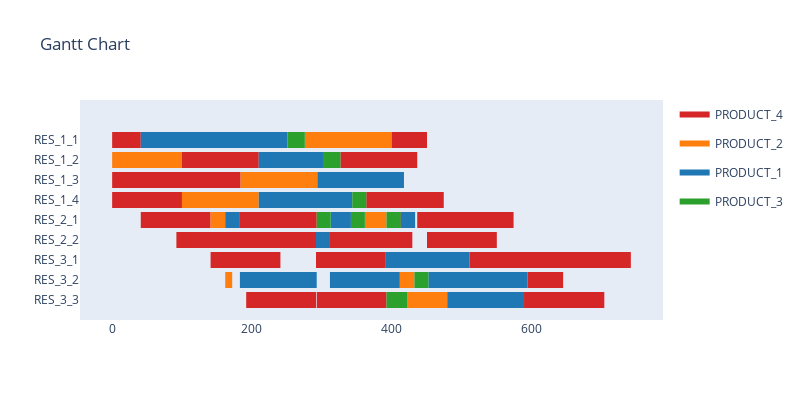

The cell this chart's notebook holds for it:
### Code cell
sim_automated.run(visualise=True, verbose=False, cleverInitialise=False)

### Figure 1 — Plotly figure (JSON) as saved in the notebook; plotly's stock layout.template omitted (floating-point values rounded to 4 significant figures)
{"data": [{"fill": "toself", "fillcolor": "rgb(214, 39, 40)", "hoverinfo": "name", "legendgroup": "rgb(214, 39, 40)", "mode": "none", "name": "PRODUCT_4", "showlegend": true, "type": "scatter", "x": [0, 41, 41, 0, 0, 0, 92, 92, 0, 0, 0, 100, 100, 0, 0, 41, 141, 141, 41, 41, 92, 192, 192, 92, 92, 92, 184, 184, 92, 92, 100, 210, 210, 100, 100, 141, 241, 241, 141, 141, 183, 293, 293, 183, 183, 192, 292, 292, 192, 192, 192, 292, 292, 192, 192, 292, 392, 392, 292, 292, 293, 393, 393, 293, 293, 312, 430, 430, 312, 312, 327, 437, 437, 327, 327, 364, 475, 475, 364, 364, 400, 451, 451, 400, 400, 437, 547, 547, 437, 437, 451, 551, 551, 451, 451, 475, 575, 575, 475, 475, 512, 643, 643, 512, 512, 590, 705, 705, 590, 590, 595, 646, 646, 595, 595, 643, 743, 743, 643], "y": [7.6, 7.6, 8.4, 8.4, null, 5.6, 5.6, 6.4, 6.4, null, 4.6, 4.6, 5.4, 5.4, null, 3.6, 3.6, 4.4, 4.4, null, 2.6, 2.6, 3.4, 3.4, null, 5.6, 5.6, 6.4, 6.4, null, 6.6, 6.6, 7.4, 7.4, null, 1.6, 1.6, 2.4, 2.4, null, 3.6, 3.6, 4.4, 4.4, null, 2.6, 2.6, 3.4, 3.4, null, -0.4, -0.4, 0.4, 0.4, null, 1.6, 1.6, 2.4, 2.4, null, -0.4, -0.4, 0.4, 0.4, null, 2.6, 2.6, 3.4, 3.4, null, 6.6, 6.6, 7.4, 7.4, null, 4.6, 4.6, 5.4, 5.4, null, 7.6, 7.6, 8.4, 8.4, null, 3.6, 3.6, 4.4, 4.4, null, 2.6, 2.6, 3.4, 3.4, null, 3.6, 3.6, 4.4, 4.4, null, 1.6, 1.6, 2.4, 2.4, null, -0.4, -0.4, 0.4, 0.4, null, 0.6, 0.6, 1.4, 1.4, null, 1.6, 1.6, 2.4, 2.4]}, {"fill": "toself", "fillcolor": "rgb(255, 127, 14)", "hoverinfo": "name", "legendgroup": "rgb(255, 127, 14)", "mode": "none", "name": "PRODUCT_2", "showlegend": true, "type": "scatter", "x": [0, 100, 100, 0, 0, 100, 210, 210, 100, 100, 141, 162, 162, 141, 141, 162, 172, 172, 162, 162, 184, 294, 294, 184, 184, 276, 400, 400, 276, 276, 362, 383, 383, 362, 362, 383, 393, 393, 383, 383, 400, 421, 421, 400, 400, 412, 433, 433, 412, 412, 423, 470, 470, 423, 423, 470, 480, 480, 470], "y": [6.6, 6.6, 7.4, 7.4, null, 4.6, 4.6, 5.4, 5.4, null, 3.6, 3.6, 4.4, 4.4, null, 0.6, 0.6, 1.4, 1.4, null, 5.6, 5.6, 6.4, 6.4, null, 7.6, 7.6, 8.4, 8.4, null, 3.6, 3.6, 4.4, 4.4, null, 3.6, 3.6, 4.4, 4.4, null, 3.6, 3.6, 4.4, 4.4, null, 0.6, 0.6, 1.4, 1.4, null, -0.4, -0.4, 0.4, 0.4, null, -0.4, -0.4, 0.4, 0.4]}, {"fill": "toself", "fillcolor": "rgb(31, 119, 180)", "hoverinfo": "name", "legendgroup": "rgb(31, 119, 180)", "mode": "none", "name": "PRODUCT_1", "showlegend": true, "type": "scatter", "x": [41, 151, 151, 41, 41, 151, 251, 251, 151, 151, 162, 183, 183, 162, 162, 183, 293, 293, 183, 183, 210, 302, 302, 210, 210, 210, 344, 344, 210, 210, 292, 312, 312, 292, 292, 294, 418, 418, 294, 294, 312, 412, 412, 312, 312, 313, 342, 342, 313, 313, 392, 512, 512, 392, 392, 413, 434, 434, 413, 413, 418, 428, 428, 418, 418, 453, 595, 595, 453, 453, 480, 590, 590, 480], "y": [7.6, 7.6, 8.4, 8.4, null, 7.6, 7.6, 8.4, 8.4, null, 3.6, 3.6, 4.4, 4.4, null, 0.6, 0.6, 1.4, 1.4, null, 6.6, 6.6, 7.4, 7.4, null, 4.6, 4.6, 5.4, 5.4, null, 2.6, 2.6, 3.4, 3.4, null, 5.6, 5.6, 6.4, 6.4, null, 0.6, 0.6, 1.4, 1.4, null, 3.6, 3.6, 4.4, 4.4, null, 1.6, 1.6, 2.4, 2.4, null, 3.6, 3.6, 4.4, 4.4, null, 3.6, 3.6, 4.4, 4.4, null, 0.6, 0.6, 1.4, 1.4, null, -0.4, -0.4, 0.4, 0.4]}, {"fill": "toself", "fillcolor": "rgb(44, 160, 44)", "hoverinfo": "name", "legendgroup": "rgb(44, 160, 44)", "mode": "none", "name": "PRODUCT_3", "showlegend": true, "type": "scatter", "x": [251, 276, 276, 251, 251, 293, 313, 313, 293, 293, 302, 327, 327, 302, 302, 342, 362, 362, 342, 342, 344, 364, 364, 344, 344, 393, 413, 413, 393, 393, 393, 413, 413, 393, 393, 413, 423, 423, 413, 413, 433, 453, 453, 433], "y": [7.6, 7.6, 8.4, 8.4, null, 3.6, 3.6, 4.4, 4.4, null, 6.6, 6.6, 7.4, 7.4, null, 3.6, 3.6, 4.4, 4.4, null, 4.6, 4.6, 5.4, 5.4, null, 3.6, 3.6, 4.4, 4.4, null, -0.4, -0.4, 0.4, 0.4, null, -0.4, -0.4, 0.4, 0.4, null, 0.6, 0.6, 1.4, 1.4]}, {"legendgroup": "rgb(214, 39, 40)", "marker": {"color": "rgb(214, 39, 40)", "opacity": 0, "size": 1}, "mode": "markers", "name": "", "showlegend": false, "text": [null, null, null, null, null, null, null, null, null, null, null, null, null, null, null, null, null, null, null, null, null, null, null, null, null, null, null, null, null, null, null, null, null, null, null, null, null, null, null, null, null, null, null, null, null, null, null, null], "type": "scatter", "x": [0, 41, 0, 92, 0, 100, 41, 141, 92, 192, 92, 184, 100, 210, 141, 241, 183, 293, 192, 292, 192, 292, 292, 392, 293, 393, 312, 430, 327, 437, 364, 475, 400, 451, 437, 547, 451, 551, 475, 575, 512, 643, 590, 705, 595, 646, 643, 743], "y": [8, 8, 6, 6, 5, 5, 4, 4, 3, 3, 6, 6, 7, 7, 2, 2, 4, 4, 3, 3, 0, 0, 2, 2, 0, 0, 3, 3, 7, 7, 5, 5, 8, 8, 4, 4, 3, 3, 4, 4, 2, 2, 0, 0, 1, 1, 2, 2]}, {"legendgroup": "rgb(255, 127, 14)", "marker": {"color": "rgb(255, 127, 14)", "opacity": 0, "size": 1}, "mode": "markers", "name": "", "showlegend": false, "text": [null, null, null, null, null, null, null, null, null, null, null, null, null, null, null, null, null, null, null, null, null, null, null, null], "type": "scatter", "x": [0, 100, 100, 210, 141, 162, 162, 172, 184, 294, 276, 400, 362, 383, 383, 393, 400, 421, 412, 433, 423, 470, 470, 480], "y": [7, 7, 5, 5, 4, 4, 1, 1, 6, 6, 8, 8, 4, 4, 4, 4, 4, 4, 1, 1, 0, 0, 0, 0]}, {"legendgroup": "rgb(31, 119, 180)", "marker": {"color": "rgb(31, 119, 180)", "opacity": 0, "size": 1}, "mode": "markers", "name": "", "showlegend": false, "text": [null, null, null, null, null, null, null, null, null, null, null, null, null, null, null, null, null, null, null, null, null, null, null, null, null, null, null, null, null, null], "type": "scatter", "x": [41, 151, 151, 251, 162, 183, 183, 293, 210, 302, 210, 344, 292, 312, 294, 418, 312, 412, 313, 342, 392, 512, 413, 434, 418, 428, 453, 595, 480, 590], "y": [8, 8, 8, 8, 4, 4, 1, 1, 7, 7, 5, 5, 3, 3, 6, 6, 1, 1, 4, 4, 2, 2, 4, 4, 4, 4, 1, 1, 0, 0]}, {"legendgroup": "rgb(44, 160, 44)", "marker": {"color": "rgb(44, 160, 44)", "opacity": 0, "size": 1}, "mode": "markers", "name": "", "showlegend": false, "text": [null, null, null, null, null, null, null, null, null, null, null, null, null, null, null, null, null, null], "type": "scatter", "x": [251, 276, 293, 313, 302, 327, 342, 362, 344, 364, 393, 413, 393, 413, 413, 423, 433, 453], "y": [8, 8, 4, 4, 7, 7, 4, 4, 5, 5, 4, 4, 0, 0, 0, 0, 1, 1]}], "layout": {"autosize": false, "height": 400, "hovermode": "closest", "showlegend": true, "title": {"text": "Gantt Chart"}, "width": 800, "xaxis": {"rangeselector": {"buttons": [{"count": 7, "label": "1w", "step": "day", "stepmode": "backward"}, {"count": 1, "label": "1m", "step": "month", "stepmode": "backward"}, {"count": 6, "label": "6m", "step": "month", "stepmode": "backward"}, {"count": 1, "label": "YTD", "step": "year", "stepmode": "todate"}, {"count": 1, "label": "1y", "step": "year", "stepmode": "backward"}, {"step": "all"}]}, "showgrid": false, "type": "linear", "zeroline": false}, "yaxis": {"autorange": false, "range": [-1, 10], "showgrid": false, "ticktext": ["RES_3_3", "RES_3_2", "RES_3_1", "RES_2_2", "RES_2_1", "RES_1_4", "RES_1_3", "RES_1_2", "RES_1_1"], "tickvals": [0, 1, 2, 3, 4, 5, 6, 7, 8], "zeroline": false}}}
